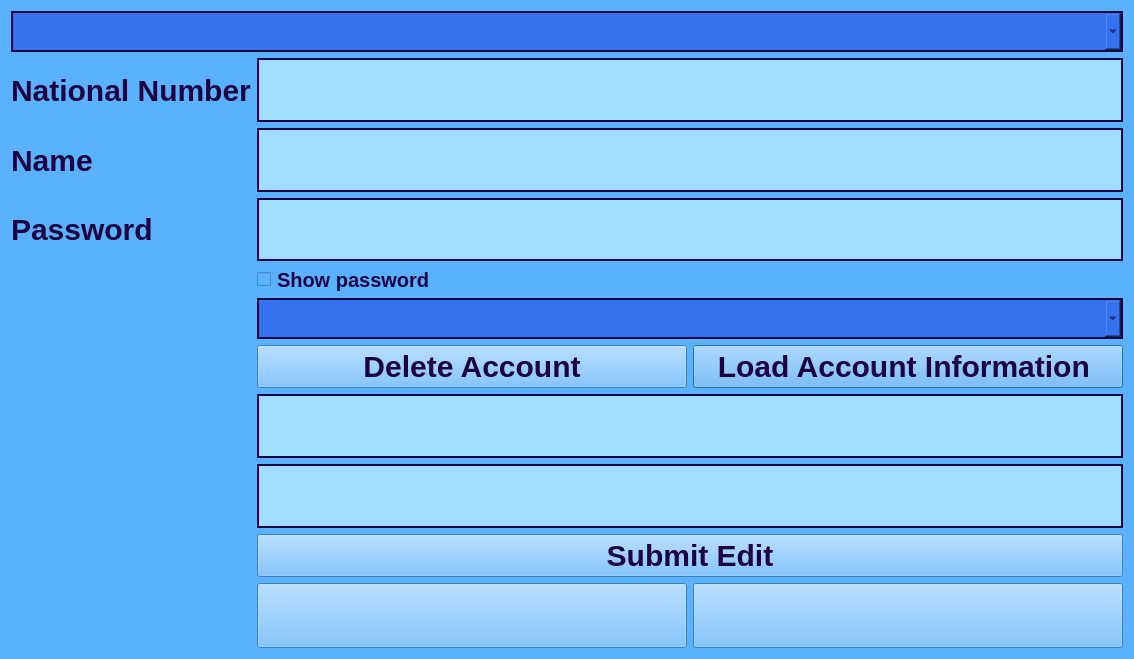
<?xml version="1.0" encoding="UTF-8"?>
<ui version="4.0">
 <class>Edit_Account</class>
 <widget class="QDialog" name="Edit_Account">
  <property name="geometry">
   <rect>
    <x>0</x>
    <y>0</y>
    <width>1134</width>
    <height>659</height>
   </rect>
  </property>
  <property name="sizePolicy">
   <sizepolicy hsizetype="MinimumExpanding" vsizetype="MinimumExpanding">
    <horstretch>0</horstretch>
    <verstretch>0</verstretch>
   </sizepolicy>
  </property>
  <property name="windowTitle">
   <string>Dialog</string>
  </property>
  <property name="styleSheet">
   <string notr="true">    background-color: #5AB2FF;</string>
  </property>
  <layout class="QFormLayout" name="formLayout_4">
   <item row="4" column="0">
    <widget class="QLabel" name="label_Name">
     <property name="sizePolicy">
      <sizepolicy hsizetype="MinimumExpanding" vsizetype="MinimumExpanding">
       <horstretch>0</horstretch>
       <verstretch>0</verstretch>
      </sizepolicy>
     </property>
     <property name="styleSheet">
      <string notr="true">color: #1E0342;
font-weight: bold;
font-size: 30px;
background: transparent; 
border: none;

</string>
     </property>
     <property name="text">
      <string>Name</string>
     </property>
    </widget>
   </item>
   <item row="5" column="0">
    <widget class="QLabel" name="label_Pass">
     <property name="sizePolicy">
      <sizepolicy hsizetype="MinimumExpanding" vsizetype="MinimumExpanding">
       <horstretch>0</horstretch>
       <verstretch>0</verstretch>
      </sizepolicy>
     </property>
     <property name="styleSheet">
      <string notr="true">color: #1E0342;
font-weight: bold;
font-size: 30px;
background: transparent; 
border: none;

</string>
     </property>
     <property name="text">
      <string>Password</string>
     </property>
    </widget>
   </item>
   <item row="8" column="1">
    <widget class="QComboBox" name="comboBox_2">
     <property name="styleSheet">
      <string notr="true">border: 2px solid #1E0342;
background-color: #3572EF;
color: #1E0342;
font:30px;</string>
     </property>
    </widget>
   </item>
   <item row="9" column="1">
    <layout class="QGridLayout" name="gridLayout_3">
     <item row="0" column="1">
      <widget class="QPushButton" name="pushButton">
       <property name="styleSheet">
        <string notr="true">font-weight: bold;
font-size: 30px;
color:#1E0342;
</string>
       </property>
       <property name="text">
        <string>Load Account Information </string>
       </property>
      </widget>
     </item>
     <item row="0" column="0">
      <widget class="QPushButton" name="pushButton_3">
       <property name="styleSheet">
        <string notr="true">font-weight: bold;
font-size: 30px;
color:#1E0342;</string>
       </property>
       <property name="text">
        <string>Delete Account</string>
       </property>
      </widget>
     </item>
    </layout>
   </item>
   <item row="10" column="0">
    <widget class="QLabel" name="label_LA">
     <property name="sizePolicy">
      <sizepolicy hsizetype="MinimumExpanding" vsizetype="MinimumExpanding">
       <horstretch>0</horstretch>
       <verstretch>0</verstretch>
      </sizepolicy>
     </property>
     <property name="styleSheet">
      <string notr="true">color: #1E0342;
font-weight: bold;
font-size: 30px;
background: transparent; 
border: none;

</string>
     </property>
     <property name="text">
      <string/>
     </property>
    </widget>
   </item>
   <item row="10" column="1">
    <widget class="QLineEdit" name="lineEdit_LA">
     <property name="sizePolicy">
      <sizepolicy hsizetype="Preferred" vsizetype="Preferred">
       <horstretch>0</horstretch>
       <verstretch>0</verstretch>
      </sizepolicy>
     </property>
     <property name="styleSheet">
      <string notr="true">font-weight: bold;
font-size: 45px;
border-radius: 50px; 
border: 2px solid #1E0342;
background-color: #A0DEFF;
color: #1E0342;
</string>
     </property>
    </widget>
   </item>
   <item row="11" column="0">
    <widget class="QLabel" name="label_LD">
     <property name="sizePolicy">
      <sizepolicy hsizetype="MinimumExpanding" vsizetype="MinimumExpanding">
       <horstretch>0</horstretch>
       <verstretch>0</verstretch>
      </sizepolicy>
     </property>
     <property name="styleSheet">
      <string notr="true">color: #1E0342;
font-weight: bold;
font-size: 30px;
background: transparent; 
border: none;

</string>
     </property>
     <property name="text">
      <string/>
     </property>
    </widget>
   </item>
   <item row="11" column="1">
    <widget class="QLineEdit" name="lineEdit_LD">
     <property name="sizePolicy">
      <sizepolicy hsizetype="Preferred" vsizetype="Preferred">
       <horstretch>0</horstretch>
       <verstretch>0</verstretch>
      </sizepolicy>
     </property>
     <property name="styleSheet">
      <string notr="true">font-weight: bold;
font-size: 45px;
border-radius: 50px; 
border: 2px solid #1E0342;
background-color: #A0DEFF;
color: #1E0342;
</string>
     </property>
    </widget>
   </item>
   <item row="12" column="1">
    <widget class="QPushButton" name="pushButton_2">
     <property name="styleSheet">
      <string notr="true">font-weight: bold;
font-size: 30px;
color:#1E0342;
</string>
     </property>
     <property name="text">
      <string>Submit Edit</string>
     </property>
    </widget>
   </item>
   <item row="13" column="1">
    <layout class="QHBoxLayout" name="horizontalLayout_4">
     <item>
      <widget class="QPushButton" name="pushButton_Home">
       <property name="sizePolicy">
        <sizepolicy hsizetype="Preferred" vsizetype="Preferred">
         <horstretch>0</horstretch>
         <verstretch>0</verstretch>
        </sizepolicy>
       </property>
       <property name="styleSheet">
        <string notr="true">image: url(:/images/images/home-button.png);
font-weight: bold;
font-size: 50px;
</string>
       </property>
       <property name="text">
        <string/>
       </property>
      </widget>
     </item>
     <item>
      <widget class="QPushButton" name="pushButton_Back">
       <property name="sizePolicy">
        <sizepolicy hsizetype="Preferred" vsizetype="Preferred">
         <horstretch>0</horstretch>
         <verstretch>0</verstretch>
        </sizepolicy>
       </property>
       <property name="styleSheet">
        <string notr="true">image: url(:/images/images/back_unactive.png);
font-weight: bold;
font-size: 50px;

</string>
       </property>
       <property name="text">
        <string/>
       </property>
      </widget>
     </item>
    </layout>
   </item>
   <item row="5" column="1">
    <widget class="QLineEdit" name="lineEdit_Password">
     <property name="sizePolicy">
      <sizepolicy hsizetype="Preferred" vsizetype="Preferred">
       <horstretch>0</horstretch>
       <verstretch>0</verstretch>
      </sizepolicy>
     </property>
     <property name="styleSheet">
      <string notr="true">font-weight: bold;
font-size: 45px;
border-radius: 50px; 
border: 2px solid #1E0342;
background-color: #A0DEFF;
color: #1E0342;
</string>
     </property>
     <property name="echoMode">
      <enum>QLineEdit::EchoMode::Password</enum>
     </property>
    </widget>
   </item>
   <item row="4" column="1">
    <widget class="QLineEdit" name="lineEdit_Name">
     <property name="sizePolicy">
      <sizepolicy hsizetype="Preferred" vsizetype="Preferred">
       <horstretch>0</horstretch>
       <verstretch>0</verstretch>
      </sizepolicy>
     </property>
     <property name="styleSheet">
      <string notr="true">font-weight: bold;
font-size: 45px;
border-radius: 50px; 
border: 2px solid #1E0342;
background-color: #A0DEFF;
color: #1E0342;
</string>
     </property>
    </widget>
   </item>
   <item row="0" column="0" colspan="2">
    <widget class="QComboBox" name="comboBox">
     <property name="styleSheet">
      <string notr="true">border: 2px solid #1E0342;
background-color: #3572EF;
color: #1E0342;
font:30px;</string>
     </property>
    </widget>
   </item>
   <item row="6" column="1">
    <widget class="QCheckBox" name="checkBox">
     <property name="styleSheet">
      <string notr="true">color: #1E0342;
font-weight: bold;
font-size: 20px;
border: none;

</string>
     </property>
     <property name="text">
      <string>Show password</string>
     </property>
    </widget>
   </item>
   <item row="3" column="0">
    <widget class="QLabel" name="label_NN">
     <property name="sizePolicy">
      <sizepolicy hsizetype="MinimumExpanding" vsizetype="MinimumExpanding">
       <horstretch>0</horstretch>
       <verstretch>0</verstretch>
      </sizepolicy>
     </property>
     <property name="styleSheet">
      <string notr="true">color: #1E0342;
font-weight: bold;
font-size: 30px;
background: transparent; 
border: none;

</string>
     </property>
     <property name="text">
      <string>National Number</string>
     </property>
    </widget>
   </item>
   <item row="3" column="1">
    <widget class="QLineEdit" name="lineEdit_NN">
     <property name="sizePolicy">
      <sizepolicy hsizetype="Preferred" vsizetype="Preferred">
       <horstretch>0</horstretch>
       <verstretch>0</verstretch>
      </sizepolicy>
     </property>
     <property name="styleSheet">
      <string notr="true">font-weight: bold;
font-size: 45px;
border-radius: 50px; 
border: 2px solid #1E0342;
background-color: #A0DEFF;
color: #1E0342;
</string>
     </property>
    </widget>
   </item>
  </layout>
 </widget>
 <resources/>
 <connections/>
</ui>
